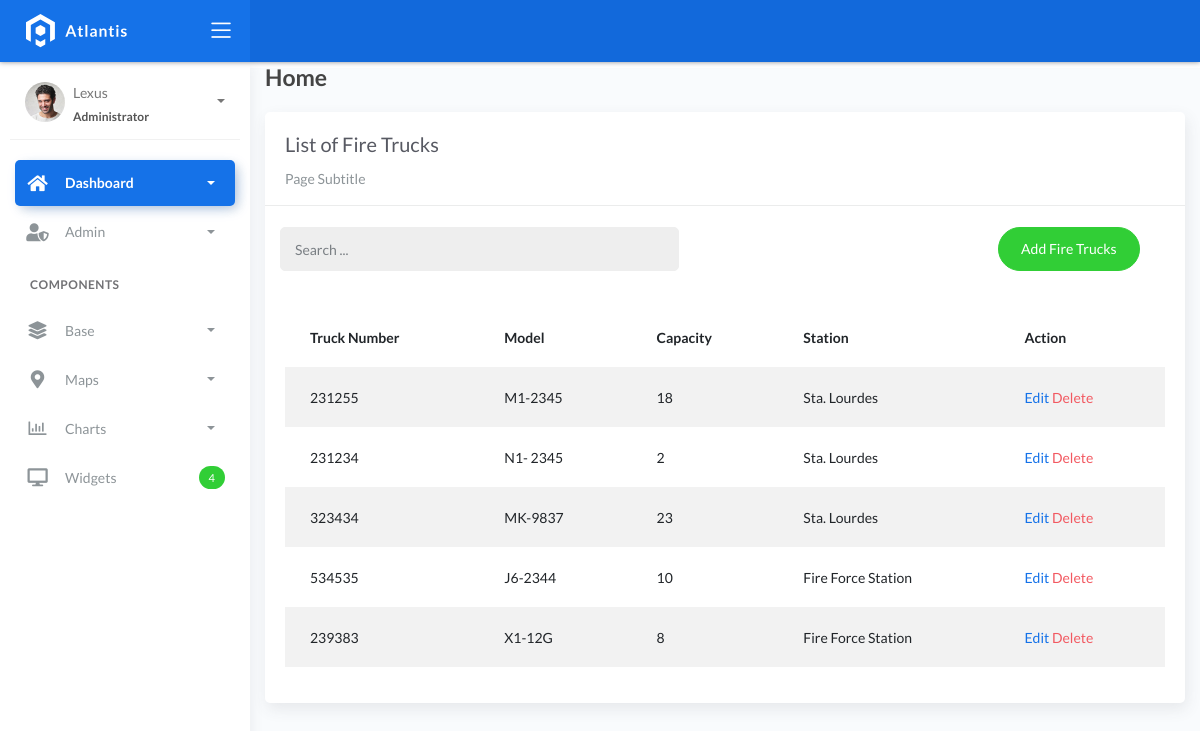
/firetrucks_list, run on the app's committed database.
### fire/models.py (models this page shows, shortened)
class BaseModel(models.Model):
    created_at = models.DateTimeField(auto_now_add=True, db_index=True)
    updated_at = models.DateTimeField(auto_now=True)
    class Meta:
        abstract = True

class FireTruck(BaseModel):
    truck_number = models.CharField(max_length=150)
    model = models.CharField(max_length=150)
    capacity = models.CharField(max_length=150)  # water
    station = models.ForeignKey(FireStation, on_delete=models.CASCADE)

class FireStation(BaseModel):
    name = models.CharField(max_length=150)
    latitude = models.DecimalField(max_digits=22, decimal_places=16, null=True, blank=True)
    longitude = models.DecimalField(max_digits=22, decimal_places=16, null=True, blank=True)
    address = models.CharField(max_length=150)
    city = models.CharField(max_length=150)  # can be in separate table
    country = models.CharField(max_length=150)  # can be in separate table
    def __str__(self):
        return f"{self.name}"

### fire/views.py (the view)
# urls.py: path('firetrucks_list', FireTrucksList.as_view(), name='firetrucks-list'),
class FireTrucksList(ListView):
    model = FireTruck
    content_object_name = 'firetrucks'
    template_name = 'Firetrucks_list.html'
    paginate_by = 5
    def get_queryset(self, *args, **kwargs):
        qs = super(FireTrucksList, self).get_queryset(*args, **kwargs)
        if self.request.GET.get('q') != None:
            query = self.request.GET.get('q')
            qs = qs.filter(Q(truck_number__icontains=query) | Q(model__icontains=query) |
                           Q(capacity__icontains=query) | Q(station__name__icontains=query))
        return qs

### templates/Firetrucks_list.html (shortened to what this page needs)
{% extends 'base.html' %} {% load static %} {% block content %}
<div class="content">
    <div class="container-fluid">
        <h4 class="page-title">Home</h4>
        <div class="row">
            <div class="col-md-12">
                <div class="card">
                    <div class="card-header">
                        <div class="card-title">List of Fire Trucks</div>
                        <div class="card-category">Page Subtitle</div>
                    </div>
                    <br />
                    <div class="col-md-12 row">
                        <div class="col-md-6">
                            <form class="navbar-left navbar-form nav-search mr-md-3" action="{% url 'firetrucks-list' %}">
                                <div class="input-group">
                                    <input type="text" placeholder="Search ..." class="form-control" name="q" />
                                    <div class="input-group-append">
                                        <span class="input-group-text">
                                        </span>
                                    </div>
                                </div>
                            </form>
                        </div>
                        <div class="col-md-6">
                            <div class="pull-right">
                                <a href="{% url 'firetrucks-add' %}" class="btn btn-success btn-rounded">Add Fire Trucks</a>
                            </div>
                        </div>
                    </div>
                    <div class="card-body">
                        <table class="table table-striped mt-3">
                            <thead>
                                <tr>
                                    <th scope="col">Truck Number</th>
                                    <th scope="col">Model</th>
                                    <th scope="col">Capacity</th>
                                    <th scope="col">Station</th>
                                    <th scope="col">Action</th>
                                </tr>
                            </thead>
                            <tbody>
                                {% for object in object_list %}
                                <tr>
                                    <td>{{ object.truck_number }}</td>
                                    <td>{{ object.model }}</td>
                                    <td>{{ object.capacity }}</td>
                                    <td>{{ object.station }}</td>
                                    <td>
                                        <a href="firetrucks_list/{{ object.id }}">Edit</a>
                                        <a href="firetrucks_list/{{ object.id }}/delete" class="text-danger">Delete</a> </a>
                                    </td>
                                </tr>
                                {% empty %}
                                <tr>
                                    <td colspan="4" style="text-align: center">
                                        <p class="text-sm font-weight-bold mb-0">No Records Found</p>
                                    </td>
                                </tr>
                                {% endfor %}
                            </tbody>
                        </table>
                    </div>
                </div>
            </div>
        </div>
    </div>
</div>
{% endblock %}

### data on the page
FireTruck: truck_number "231255", model "M1-2345", capacity "18", station "Sta. Lourdes"
FireTruck: truck_number "231234", model "N1- 2345", capacity "2", station "Sta. Lourdes"
FireTruck: truck_number "323434", model "MK-9837", capacity "23", station "Sta. Lourdes"
FireTruck: truck_number "534535", model "J6-2344", capacity "10", station "Fire Force Station"
FireTruck: truck_number "239383", model "X1-12G", capacity "8", station "Fire Force Station"
